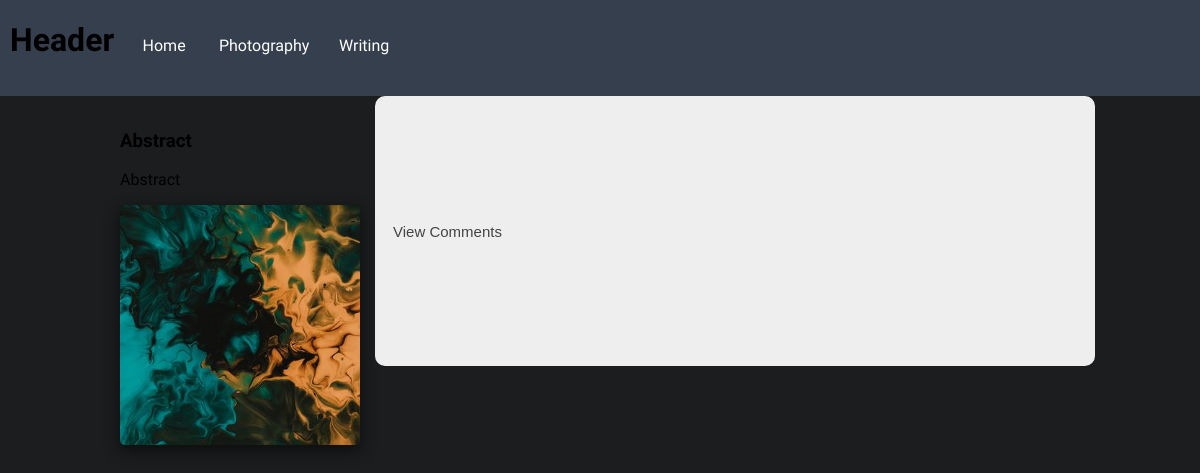
/photography/3/, run on the app's committed database.
### main_site/models.py (models this page shows, shortened)
class Photo(models.Model):
    id = models.AutoField(primary_key=True)
    image = models.ImageField(upload_to='images/')
    thumbnail = models.ImageField(upload_to='thumbnails/', blank=True, null=True)
    title = models.CharField(max_length=100)
    description = models.CharField(max_length=750)
    tag = models.ManyToManyField('Tag')
    published = models.BooleanField(default=True)
    published_date = models.DateTimeField(blank=True, null=True, auto_now_add=True)
    class Meta:
        ordering = ['published_date']

### main_site/views.py (the view)
# urls.py: path('photography/', views.photo_tags, name='photo'),
def photo(request, tag_id):
    photos = Photo.objects.filter(published=True).filter(tag__id=tag_id)
    if request.method == 'POST':
        comment_form = PhotoCommentForm(data=request.POST)
        print('POST')
        if comment_form.is_valid():
            print('valid')
            comment_form.save()
    else:
        comment_form = PhotoCommentForm()
    data = serializers.serialize('json', photos)
    context = {
        'photos': photos,
        'comment_form': comment_form,
        'data': data
    }
    return render(request, 'photography.html', context=context)

### main_site/templates/photography.html (shortened to what this page needs)
{% extends "base_generic.html" %}
{% load static %}
{% block content %}
    <div class="photo-grid">
    {% for photo in photos %}
        <div class="item">
            <h3>{{ photo.title }}</h3>
            <p>{{ photo.description }}</p>
            <img id="{{ photo.pk }}" class="photo-page-img" alt="{{ photo.title }}" onclick="processModal(this);" src="{{ photo.thumbnail.url }}">
        </div>
        <button type="button" class="collapsible">View Comments</button>
    {% endfor %}
    </div>
{% endblock %}

### main_site/static/css/styles.css (style rules this page uses)
:root { --color-primary: #1c1d1f; --color-secondary: #353f4e; --color-secondary-alpha: #353f4eb0; --color-tertiary: #2b9fc8; --color-quaternary: #bed8e8; --color-text: #f3f3f3; --tile-size-vw: 20vw; --tile-size-per: 20%; }
html body { margin: 0; padding: 0; overflow-x: hidden; background-color: var(--color-primary); font-family: 'Open Sans Condensed', sans-serif; }
.collapsible { background-color: #eee; color: #444; cursor: pointer; padding: 18px; width: 60%; border: none; text-align: left; outline: none; font-size: 15px; border-radius: 10px; }
.photo-grid { display: flex; flex-wrap: wrap; justify-content: center; }
.photo-page-img { position: relative; flex: 0 0 20%; width: var(--tile-size-vw); height: var(--tile-size-vw); object-fit: cover; cursor: pointer; transition: 0.3s; box-shadow: 0px 5px 15px rgb(12, 12, 12); border-radius: 5px; }
.item { height: var(--tile-size-vw); width: var(--tile-size-vw); padding: 15px }

### data on the page
Photo: title "Abstract", description "Abstract", thumbnail (picture)
